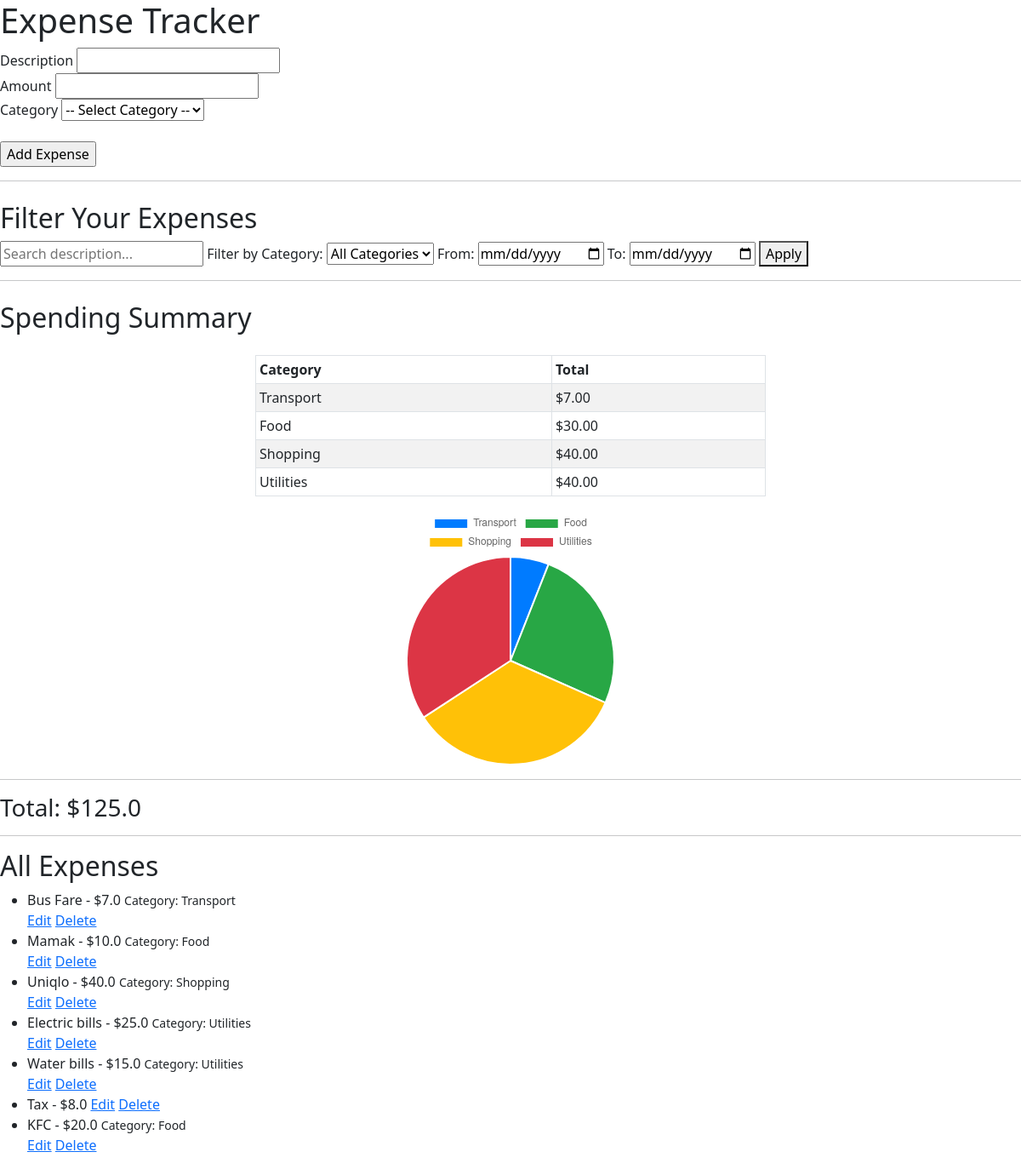
Before: / with the older database file.
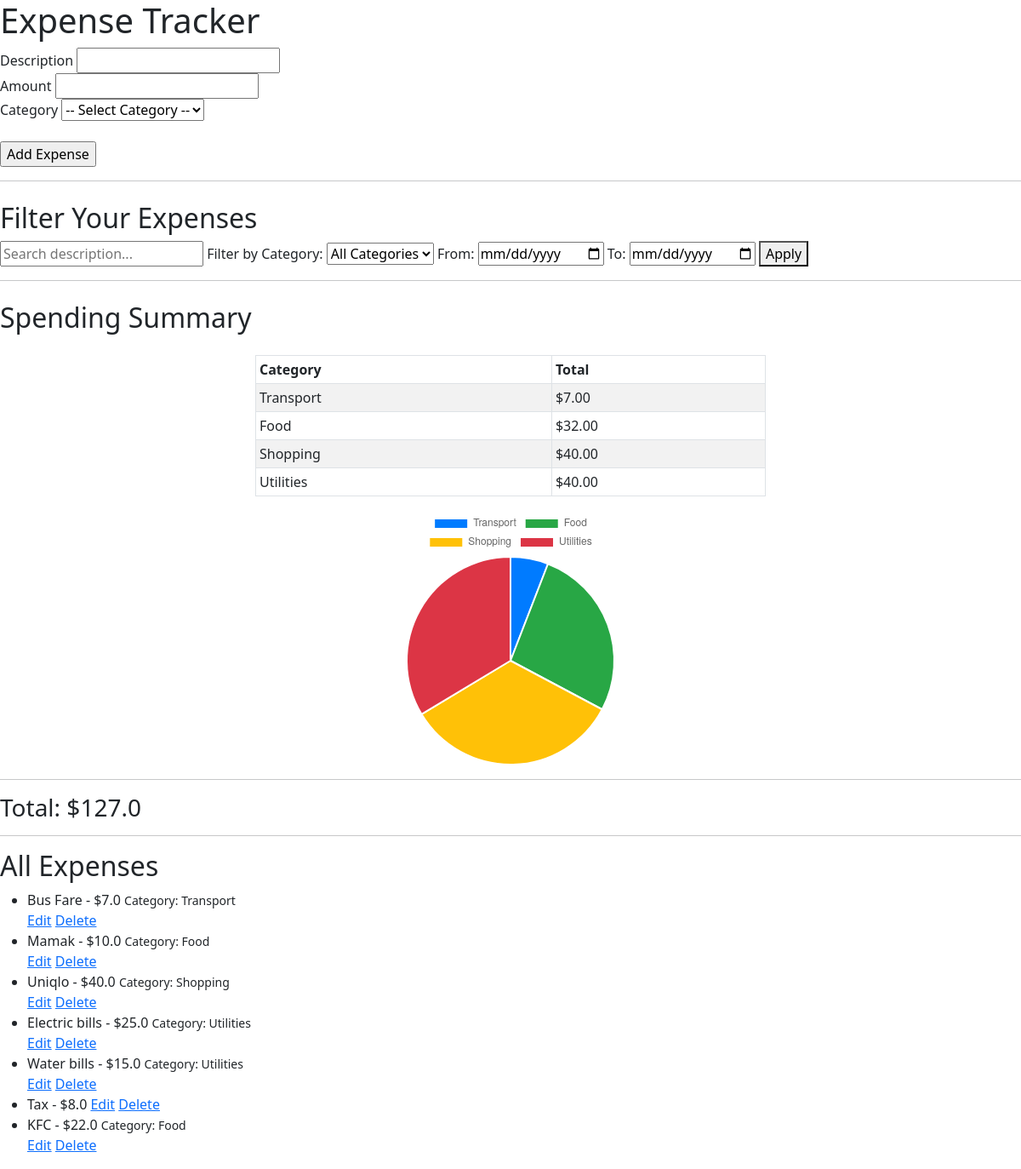
After: the same page with the newer database file.
### app/models.py (models this page shows)
class Category(db.Model):
    id = db.Column(db.Integer, primary_key=True)
    name = db.Column(db.String(50), nullable=False, unique=True)
    expenses = db.relationship('Expense', backref='category', lazy=True)

class Expense(db.Model):
    id = db.Column(db.Integer, primary_key=True)
    description = db.Column(db.String(100), nullable=False)
    amount = db.Column(db.Float, nullable=False)
    date = db.Column(db.Date, nullable=False)
    category_id = db.Column(db.Integer, db.ForeignKey('category.id'), nullable=True)

### app/routes.py (the view, shortened to what this page needs)
@main.route('/', methods=['GET', 'POST'])
def index():
    form = ExpenseForm()
    query = request.args.get('q', '')
    cat_id = request.args.get('cat_id', type=int)
    start_date_str = request.args.get('start_date')
    end_date_str = request.args.get('end_date')
    categories = Category.query.all()
    expenses_query = Expense.query
    if query:
        expenses_query = expenses_query.filter(Expense.description.ilike(f"%{query}%"))
    if cat_id:
        expenses_query = expenses_query.filter_by(category_id=cat_id)
    if start_date_str:
        start_date = datetime.datetime.strptime(start_date_str, "%Y-%m-%d").date()
        expenses_query = expenses_query.filter(Expense.date >= start_date)
    else:
        start_date = None
    if end_date_str:
        end_date = datetime.datetime.strptime(end_date_str, "%Y-%m-%d").date()
        expenses_query = expenses_query.filter(Expense.date <= end_date)
    else:
        end_date = None
    expenses = expenses_query.all()
    total = sum(exp.amount for exp in expenses)
    from collections import defaultdict
    category_totals = defaultdict(float)
    for exp in expenses:
        if exp.category:
            category_totals[exp.category.name] += exp.amount
    return render_template(
        'index.html',
        form=form,
        expenses=expenses,
        total=total, query=query,
        categories=categories,
        selected_cat_id=cat_id,
        category_totals=category_totals,
        start_date=start_date_str,
        end_date=end_date_str
    )

### app/forms.py
class ExpenseForm(FlaskForm):
    description = StringField('Description', validators=[DataRequired()])
    amount = DecimalField('Amount', validators=[DataRequired()])
    submit = SubmitField('Add Expense')

### app/templates/index.html (shortened to what this page needs)
<!doctype html>
<html lang="en">
  <head>
    <link rel="stylesheet" href="https://cdn.jsdelivr.net/npm/bootstrap@5.3.0/dist/css/bootstrap.min.css">
  </head>
  <body>
    <h1>Expense Tracker</h1>
    <form method="POST">
      {{ form.description.label }} {{ form.description() }}<br>
      {{ form.amount.label }} {{ form.amount() }}<br>
      <label for="category">Category</label>
      <select name="category_id">
        <option value="">-- Select Category --</option>
      </select><br><br>
      {{ form.submit() }}
    </form>
    <hr>
    <h2 class="mt-4">Filter Your Expenses</h2>
    <form method="GET" action="/">
      <input type="text" name="q" value="{{ query }}" placeholder="Search description...">
      <label for="cat_id">Filter by Category:</label>
      <select name="cat_id">
        <option value="">All Categories</option>
      </select>
      <label for="start_date">From:</label>
      <input type="date" name="start_date" value="{{ start_date }}">
      <label for="end_date">To:</label>
      <input type="date" name="end_date" value="{{ end_date }}">
      <button type="submit">Apply</button>
    </form>
    <hr>
    <h2 class="mt-4">Spending Summary</h2>
    <table class="table table-sm table-striped table-bordered w-50 mx-auto mt-4">
      <thead>
        <tr>
          <th>Category</th>
          <th>Total</th>
        </tr>
      </thead>
      <tbody>
        {% for cat, total in category_totals.items() %}
          <tr>
            <td>{{ cat }}</td>
            <td>${{ '%.2f'|format(total) }}</td>
          </tr>
        {% endfor %}
      </tbody>
    </table>
    <canvas id="categoryChart" style="max-width: 400px; margin: auto;"></canvas>
    <script>
      const ctx = document.getElementById('categoryChart').getContext('2d');
      const chart = new Chart(ctx, {
        type: 'pie',
        data: {
          labels: {{ category_totals.keys()|list|tojson }},
          datasets: [{
            label: 'Spending by Category',
            data: {{ category_totals.values()|list|tojson }},
            backgroundColor: ['#007bff', '#28a745', '#ffc107', '#dc3545', '#6610f2']
          }]
        }
      });
    </script>
    <hr>
    <h3>Total: ${{ total }}</h3>
    <hr>
    <h2>All Expenses</h2>
    <ul>
      {% for expense in expenses %}
        <li>{{ expense.description }} - ${{ expense.amount }}
            {% if expense.category %}
              <small>Category: {{ expense.category.name }}</small><br>
            {% endif %}
            <a href="{{ url_for('main.edit_expense', expense_id=expense.id) }}">Edit</a>
            <a href="{{ url_for('main.delete_expense', expense_id=expense.id) }}">Delete</a>
        </li>
      {% else %}
        <li>No expenses yet.</li>
      {% endfor %}
    </ul>
  </body>
</html>

Changed rows visible on the page:
computed for Category "Food": total "30.00" → "32.00"
changed Expense "KFC": amount "20.0" → "22.0"
Other visible differences:
chart data {{ category_totals.values()|list|tojson }}: [7.0, 30.0, 40.0, 40.0] → [7.0, 32.0, 40.0, 40.0]
{{ total }}: "125.0" → "127.0"
